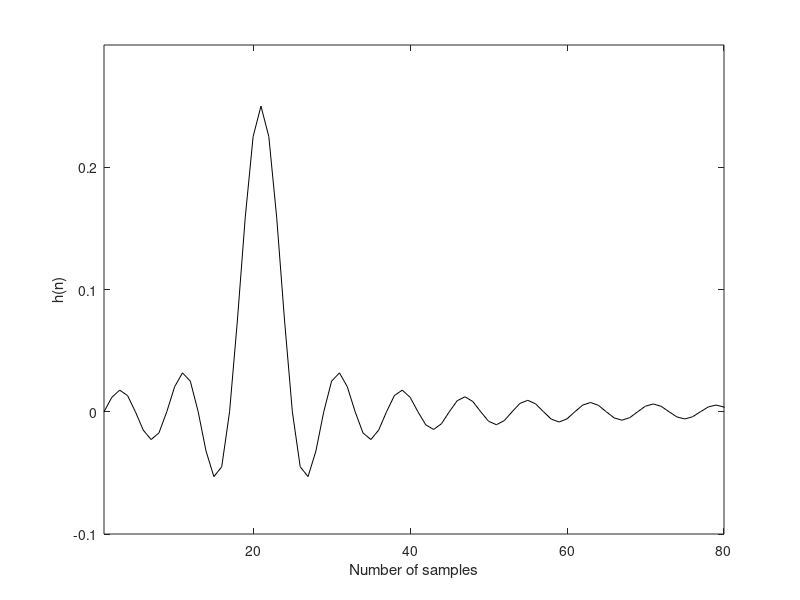
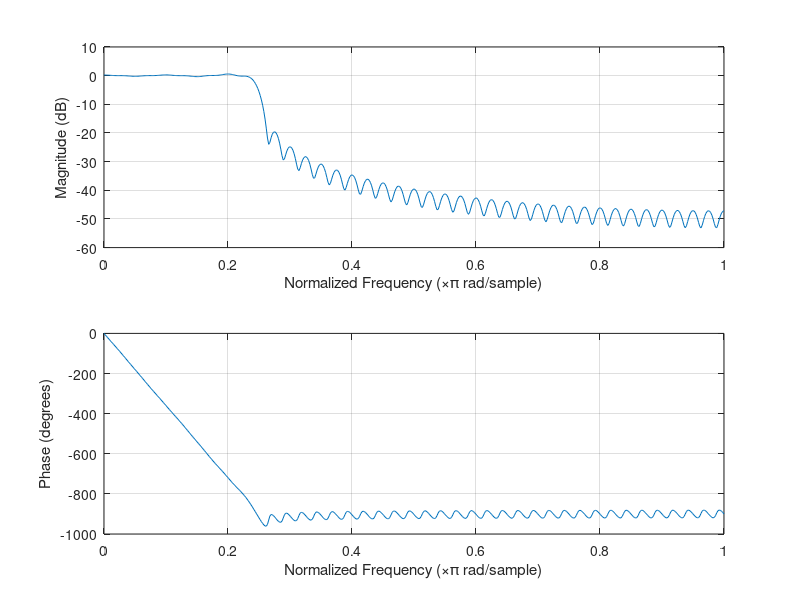

Write the MATLAB code that produced these figures, in order.
N=80; % フィルタ次数（インパルス応答長81）
Wcr=1/4; % 遮断周波数の比率
md=N/4; % 遅延量20
m=0:1:N; % サンプル値番号
h=Wcr*sinc(Wcr*(m-md)); % インパルス応答
figure(1) % 図6.13(a)
plot(h,'k-'); % インパルス応答表示
axis([1,N,-0.1,0.3]); xlabel('Number of samples'); ylabel('h(n)');
figure(2) % 図6.13(b)(c)
freqz(h) % 周波数特性表示